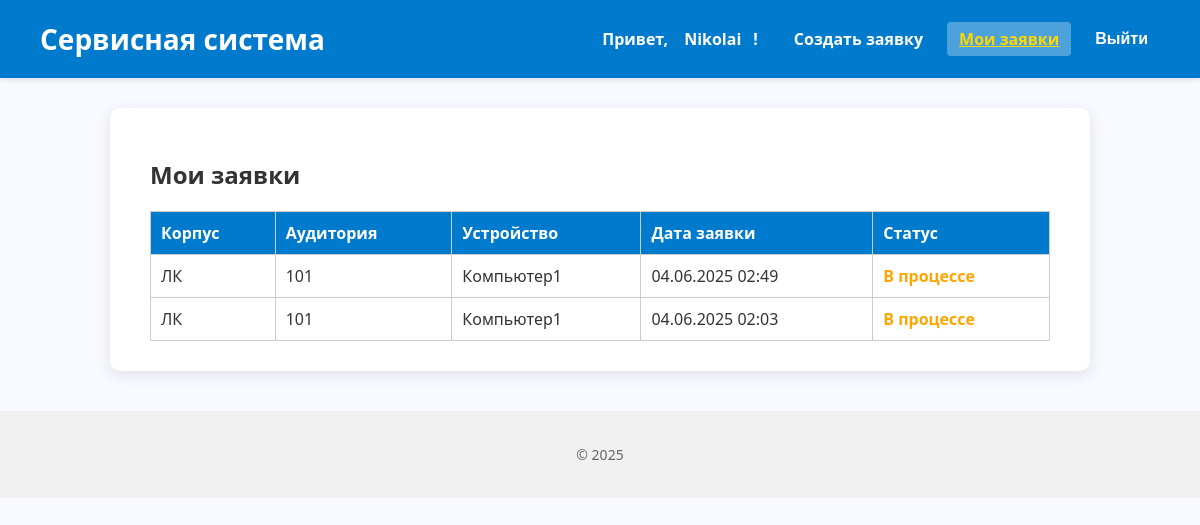
The page /my-requests/ (signed in) on the database as committed earlier.
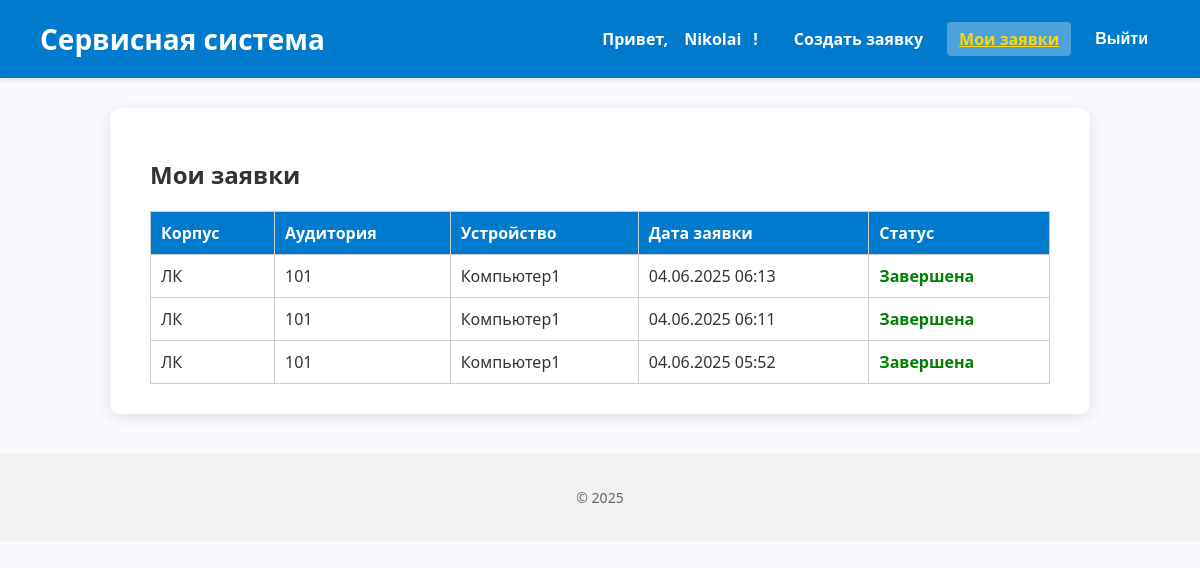
The same page on the database as committed later.
### core/models.py (models this page shows, shortened)
class User(AbstractUser):
    ROLE_CHOICES = [
        ('admin', 'Администратор'),
        ('engineer', 'Инженер'),
        ('teacher', 'Преподаватель'),
    ]
    role = models.CharField(max_length=20, choices=ROLE_CHOICES, blank=True, null=True)

class ServiceRequest(models.Model):
    device = models.ForeignKey(Device, on_delete=models.CASCADE, related_name='service_requests', verbose_name="Устройство")
    created_by = models.ForeignKey(
        settings.AUTH_USER_MODEL, on_delete=models.SET_NULL,
        null=True, related_name='requests_created', verbose_name="Создал"
    )
    assigned_engineer = models.ForeignKey(
        settings.AUTH_USER_MODEL, on_delete=models.SET_NULL,
        null=True, blank=True, related_name='assigned_requests', verbose_name="Инженер"
    )
    created_at = models.DateTimeField("Дата создания", auto_now_add=True)
    description = models.TextField("Описание проблемы")
    is_completed = models.BooleanField("Завершено", default=False)
    requires_replacement = models.BooleanField(default=False)
    is_paused = models.BooleanField("Приостановлена (ожидание замены)", default=False)
    class Meta:
        verbose_name = "Заявка на обслуживание"
        verbose_name_plural = "Заявки на обслуживание"
    @property
    def status(self):
        return "Завершена" if self.is_completed else "В процессе"

class Device(models.Model):
    cabinet = models.ForeignKey(Cabinet, on_delete=models.CASCADE, related_name='devices', verbose_name="Кабинет")
    name = models.CharField("Название устройства", max_length=100)
    serial_number = models.CharField("Серийный номер", max_length=100, unique=True)
    purchase_date = models.DateField("Дата покупки")
    cost = models.DecimalField("Стоимость", max_digits=10, decimal_places=2)
    class Meta:
        verbose_name = "Устройство"
        verbose_name_plural = "Устройства"

class Cabinet(models.Model):
    number = models.CharField("Номер кабинета", max_length=10)
    building = models.CharField("Корпус", max_length=50)
    class Meta:
        verbose_name = "Кабинет"
        verbose_name_plural = "Кабинеты"

### core/views.py (the view)
# urls.py: path('my-requests/', views.my_requests, name='my_requests'),
@login_required
@teacher_required
def my_requests(request):
    requests = ServiceRequest.objects.filter(created_by=request.user).order_by('-created_at')
    return render(request, 'core/my_requests.html', {'requests': requests, 'user_name': request.user.username})

### core/templates/core/my_requests.html (shortened to what this page needs)
{% extends 'base.html' %}
{% block content %}
  <h2>Мои заявки</h2>
  {% if requests %}
    <table style="width: 100%; border-collapse: collapse; border: 1px solid #ccc;">
      <thead>
        <tr style="background-color: #007acc; color: white;">
          <th style="padding: 10px; border: 1px solid #ccc; text-align: left;">Корпус</th>
          <th style="padding: 10px; border: 1px solid #ccc; text-align: left;">Аудитория</th>
          <th style="padding: 10px; border: 1px solid #ccc; text-align: left;">Устройство</th>
          <th style="padding: 10px; border: 1px solid #ccc; text-align: left;">Дата заявки</th>
          <th style="padding: 10px; border: 1px solid #ccc; text-align: left;">Статус</th>
        </tr>
      </thead>
      <tbody>
        {% for req in requests %}
          <tr>
            <td style="padding: 10px; border: 1px solid #ccc;">{{ req.device.cabinet.building }}</td>
            <td style="padding: 10px; border: 1px solid #ccc;">{{ req.device.cabinet.number }}</td>
            <td style="padding: 10px; border: 1px solid #ccc;">{{ req.device.name }}</td>
            <td style="padding: 10px; border: 1px solid #ccc;">{{ req.created_at|date:"d.m.Y H:i" }}</td>
            <td style="padding: 10px; border: 1px solid #ccc; font-weight: 600; color: {% if req.is_completed %}green{% else %}orange{% endif %};">
              {{ req.status }}
            </td>
          </tr>
        {% endfor %}
      </tbody>
    </table>
  {% else %}
    <p>У вас пока нет заявок.</p>
  {% endif %}
{% endblock %}

### core/templates/base.html (shortened to what this page needs)
<!DOCTYPE html>
<html lang="ru">
<head>
</head>
<body>
    <header>
        <h1>Сервисная система</h1>
        <nav>
          {% if user.is_authenticated %}
            <span>Привет, <a href="{% url 'profile' %}">{{ user.username }}</a>!</span>
            {% if user.role == 'teacher' %}
              <a href="{% url 'create_request' %}" class="{% if request.path == '/create-request/' %}active{% endif %}">Создать заявку</a>
              <a href="{% url 'my_requests' %}" class="{% if request.path == '/my-requests/' %}active{% endif %}">Мои заявки</a>
            {% elif user.role == 'engineer' %}
              <a href="{% url 'active_requests' %}" class="{% if request.path == '/active-requests/' %}active{% endif %}">Активные заявки</a>
              <a href="{% url 'completed_requests' %}" class="{% if request.path == '/completed-requests/' %}active{% endif %}">Завершённые заявки</a>
            {% elif user.role == 'admin' %}
              <a href="{% url 'admin_dashboard' %}" class="{% if request.path == '/admin/' %}active{% endif %}">Панель администратора</a>
            {% endif %}
            <form method="post" action="{% url 'logout' %}" class="logout-form">
              <button type="submit">Выйти</button>
            </form>
          {% else %}
            {% if request.path != '/login/' %}
              <a href="{% url 'login' %}">Войти</a>
            {% endif %}
          {% endif %}
        </nav>
    </header>
    <main>
        {% block content %}{% endblock %}
    </main>
    <footer>
        <p>© 2025</p>
    </footer>
</body>
</html>

### core/templates/base.html (style rules this page uses)
body { font-family: 'Segoe UI', Tahoma, Geneva, Verdana, sans-serif; background-color: #f9faff; margin: 0; padding: 0; color: #333; }
header { background-color: #007acc; color: white; padding: 20px 40px; box-shadow: 0 2px 5px rgba(0,0,0,0.1); display: flex; align-items: center; justify-content: space-between; }
header h1 { margin: 0; font-weight: 700; font-size: 28px; }
nav { display: flex; align-items: center; gap: 12px; }
nav a, nav span { color: white; font-weight: 600; text-decoration: none; padding: 6px 12px; border-radius: 4px; transition: background-color 0.3s ease; }
nav a.active { font-weight: 700; color: #ffd700; text-decoration: underline; background-color: rgba(255, 255, 255, 0.3); }
main { max-width: 900px; margin: 30px auto; background-color: white; padding: 30px 40px; border-radius: 10px; box-shadow: 0 4px 15px rgba(0,0,0,0.1); }
footer { text-align: center; color: #666; padding: 20px 0; font-size: 14px; background-color: #f1f1f1; margin-top: 40px; }
form.logout-form { display: inline; }
form.logout-form button { background: none; border: none; color: white; cursor: pointer; padding: 6px 12px; font-weight: 600; font-size: 1em; border-radius: 4px; transition: background-color 0.3s ease; }

Rows that differ between the two databases and show on the page:
removed ServiceRequest: device.cabinet.building "ЛК", device.cabinet.number "101", device.name "Компьютер1", created_at "04.06.2025 02:49", status "В процессе"
removed ServiceRequest: device.cabinet.building "ЛК", device.cabinet.number "101", device.name "Компьютер1", created_at "04.06.2025 02:03", status "В процессе"
added ServiceRequest: device.cabinet.building "ЛК", device.cabinet.number "101", device.name "Компьютер1", created_at "04.06.2025 06:13", status "Завершена"
added ServiceRequest: device.cabinet.building "ЛК", device.cabinet.number "101", device.name "Компьютер1", created_at "04.06.2025 06:11", status "Завершена"
added ServiceRequest: device.cabinet.building "ЛК", device.cabinet.number "101", device.name "Компьютер1", created_at "04.06.2025 05:52", status "Завершена"
